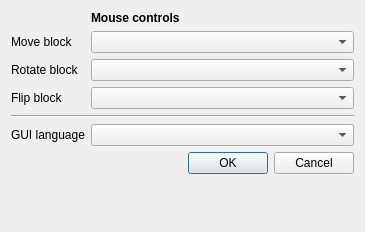
<?xml version="1.0" encoding="UTF-8"?>
<ui version="4.0">
 <class>SettingsDialog</class>
 <widget class="QDialog" name="SettingsDialog">
  <property name="geometry">
   <rect>
    <x>0</x>
    <y>0</y>
    <width>365</width>
    <height>232</height>
   </rect>
  </property>
  <property name="sizePolicy">
   <sizepolicy hsizetype="Expanding" vsizetype="Expanding">
    <horstretch>0</horstretch>
    <verstretch>0</verstretch>
   </sizepolicy>
  </property>
  <property name="windowTitle">
   <string>Preferences</string>
  </property>
  <property name="locale">
   <locale language="English" country="UnitedKingdom"/>
  </property>
  <layout class="QFormLayout" name="formLayout">
   <property name="fieldGrowthPolicy">
    <enum>QFormLayout::AllNonFixedFieldsGrow</enum>
   </property>
   <item row="0" column="1">
    <widget class="QLabel" name="lblControls">
     <property name="font">
      <font>
       <weight>75</weight>
       <bold>true</bold>
      </font>
     </property>
     <property name="text">
      <string>Mouse controls</string>
     </property>
    </widget>
   </item>
   <item row="1" column="0">
    <widget class="QLabel" name="lblMoveBlock">
     <property name="text">
      <string>Move block</string>
     </property>
    </widget>
   </item>
   <item row="1" column="1">
    <widget class="QComboBox" name="cbMoveBlockMouse"/>
   </item>
   <item row="2" column="0">
    <widget class="QLabel" name="lblRotateBlock">
     <property name="text">
      <string>Rotate block</string>
     </property>
    </widget>
   </item>
   <item row="2" column="1">
    <widget class="QComboBox" name="cbRotateBlockMouse"/>
   </item>
   <item row="3" column="0">
    <widget class="QLabel" name="lblFlipBlock">
     <property name="text">
      <string>Flip block</string>
     </property>
    </widget>
   </item>
   <item row="3" column="1">
    <widget class="QComboBox" name="cbFlipBlockMouse"/>
   </item>
   <item row="4" column="0" colspan="2">
    <widget class="Line" name="line_2">
     <property name="orientation">
      <enum>Qt::Horizontal</enum>
     </property>
    </widget>
   </item>
   <item row="5" column="0">
    <widget class="QLabel" name="lblGuiLang">
     <property name="text">
      <string>GUI language</string>
     </property>
    </widget>
   </item>
   <item row="5" column="1">
    <widget class="QComboBox" name="cbGuiLanguage"/>
   </item>
   <item row="6" column="1">
    <widget class="QDialogButtonBox" name="buttonBox">
     <property name="orientation">
      <enum>Qt::Horizontal</enum>
     </property>
     <property name="standardButtons">
      <set>QDialogButtonBox::Cancel|QDialogButtonBox::Ok</set>
     </property>
    </widget>
   </item>
  </layout>
 </widget>
 <resources/>
 <connections/>
</ui>
